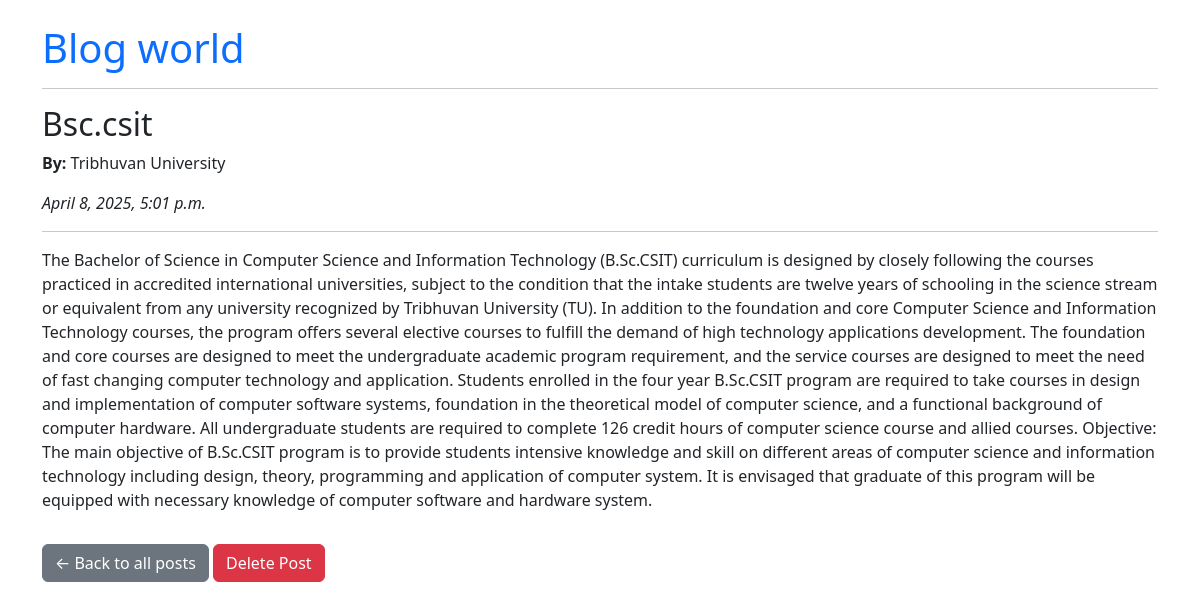
The app's page /post/2/ with its own data.
### blog/models.py (models this page shows, shortened)
class Post(models.Model):
    title = models.CharField(max_length=200)
    content = models.TextField()
    author = models.CharField(max_length=100)
    created_at = models.DateTimeField(auto_now_add=True)

### blog/views.py (the view)
# urls.py: path('post/<int:post_id>/', views.post_detail, name='post_detail'),
def post_detail(request, post_id):
    post = get_object_or_404(Post, id=post_id)
    return render(request, 'blog/post_detail.html', {'post': post})

### blog/templates/blog/post_detail.html
{% extends 'blog/base.html' %}
{% block content %}
<h2>{{ post.title }}</h2>
<p><strong>By:</strong> {{ post.author }}</p>
<p><em>{{ post.created_at|date:"F j, Y, g:i a" }}</em></p>
<hr>
<p>{{ post.content }}</p>
<a href="{% url 'post_list' %}" class="btn btn-secondary mt-3">← Back to all posts</a>
<a href="{% url 'delete_post' post.id %}" class="btn btn-danger mt-3">Delete Post</a>
{% endblock %}

### records on screen
Post: title "Bsc.csit", author "Tribhuvan University", created_at "April 8, 2025, 5:01 p.m.", content "The Bachelor of Science in Computer Science and Information Technology (B.Sc.CSIT) curriculum is designed by closely following the courses practiced in accredited international universities, subject to the condition that the intake students are twelve years of schooling in the science stream or equivalent from any university recognized by Tribhuvan University (TU). In addition to the foundation and core Computer Science and Information Technology courses, the program offers several elective courses to fulfill the demand of high technology applications development. The foundation and core courses are designed to meet the undergraduate academic program requirement, and the service courses are…"
